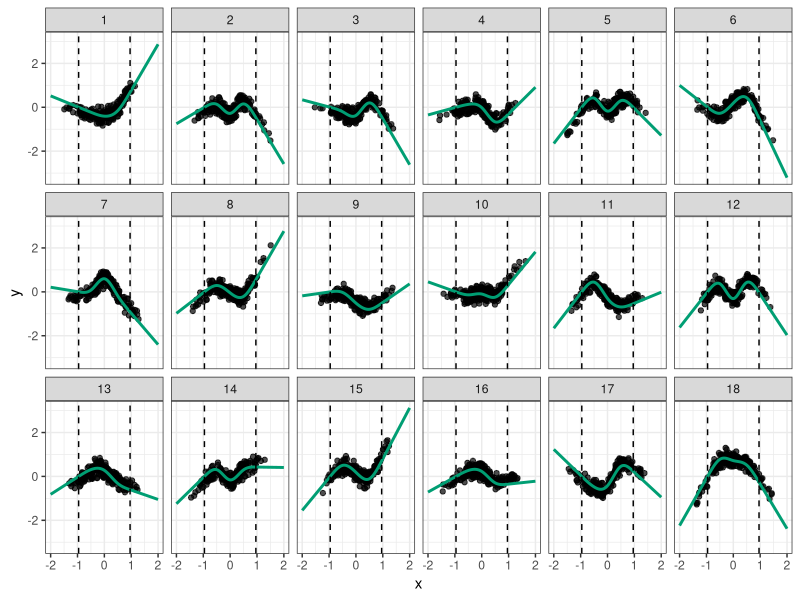
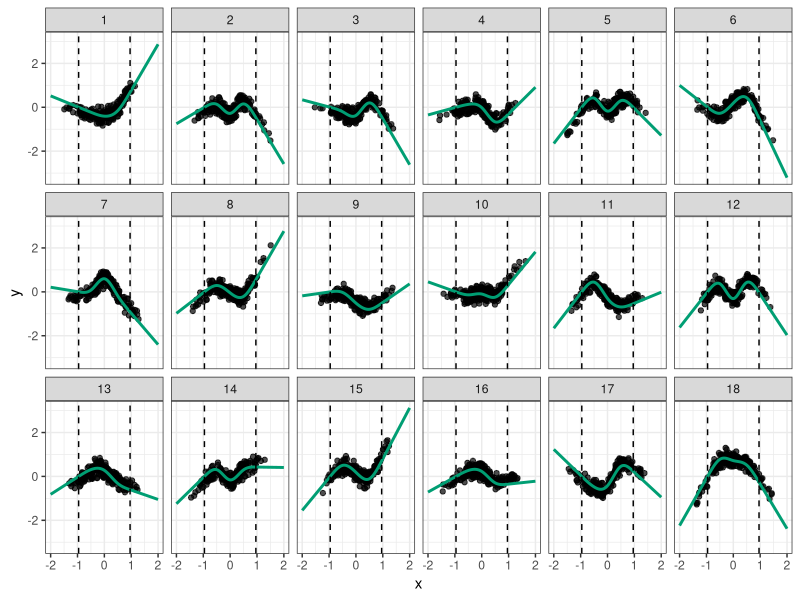

Here is the R script that generated these plots, in order:
setwd(dirname(rstudioapi::getActiveDocumentContext()$path))
library(R.utils)
library(splines)
library(ggplot2)
theme_set(theme_bw())


alphaA <- alphaH <- alphaEps <- 1/sqrt(3)
## quantiles for different settings
set.seed(1)
N <- 100000
A <- runif(N,-1,1)
H <- runif(N,-1,1)
X <- alphaA*A + alphaH*H + alphaEps*runif(N,-1,1) 
q <- quantile(X, probs = c(.05,.95))
qX <- c(-1,1)*(q[2]-q[1])/2
suppX <- c(-1,1)*(alphaA + alphaH + alphaEps)

n.splines.true <- 4
fX <- function(x=x.new, qx=qX, beta=beta){
  bx <- ns(x, knots = seq(from=qx[1], to=qx[2], length.out=(n.splines.true+1))[-c(1,n.splines.true+1)], Boundary.knots = qx)
  bx%*%beta
}

x.new <- seq(-2,2,length.out = 100)
n <- 200
Nsim <- 18
df.data <- df.ftrue <- NULL
k <- 0
for(i in 1:Nsim){
  k <- k+1
  set.seed(k)
  beta <- runif(n.splines.true, -1,1)
  A <- runif(n,-1,1)
  H <- runif(n,-1,1)
  X <- alphaA*A + alphaH*H + alphaEps*runif(n,-1,1) 
  Y <- fX(X,qX,beta) + .3*H + .2*runif(n,-1,1)
  
  f.new <- fX(x.new,qX,beta)
  df.data <- rbind(df.data, data.frame(x=X, y=Y, sim = i))
  df.ftrue <- rbind(df.ftrue, data.frame(x=x.new, f=f.new, sim = i))
}

p <- ggplot() + 
  geom_point(data=df.data, aes(x,y), alpha = .7) + 
  geom_line(data=df.ftrue, aes(x, f), col = "#009E73", size = 1) + 
  geom_vline(xintercept = qX, lty=2) + 
  facet_wrap(.~sim, nrow=3)
p

pdf("f_samples.pdf", width = 10, height = 5)
p
dev.off()
